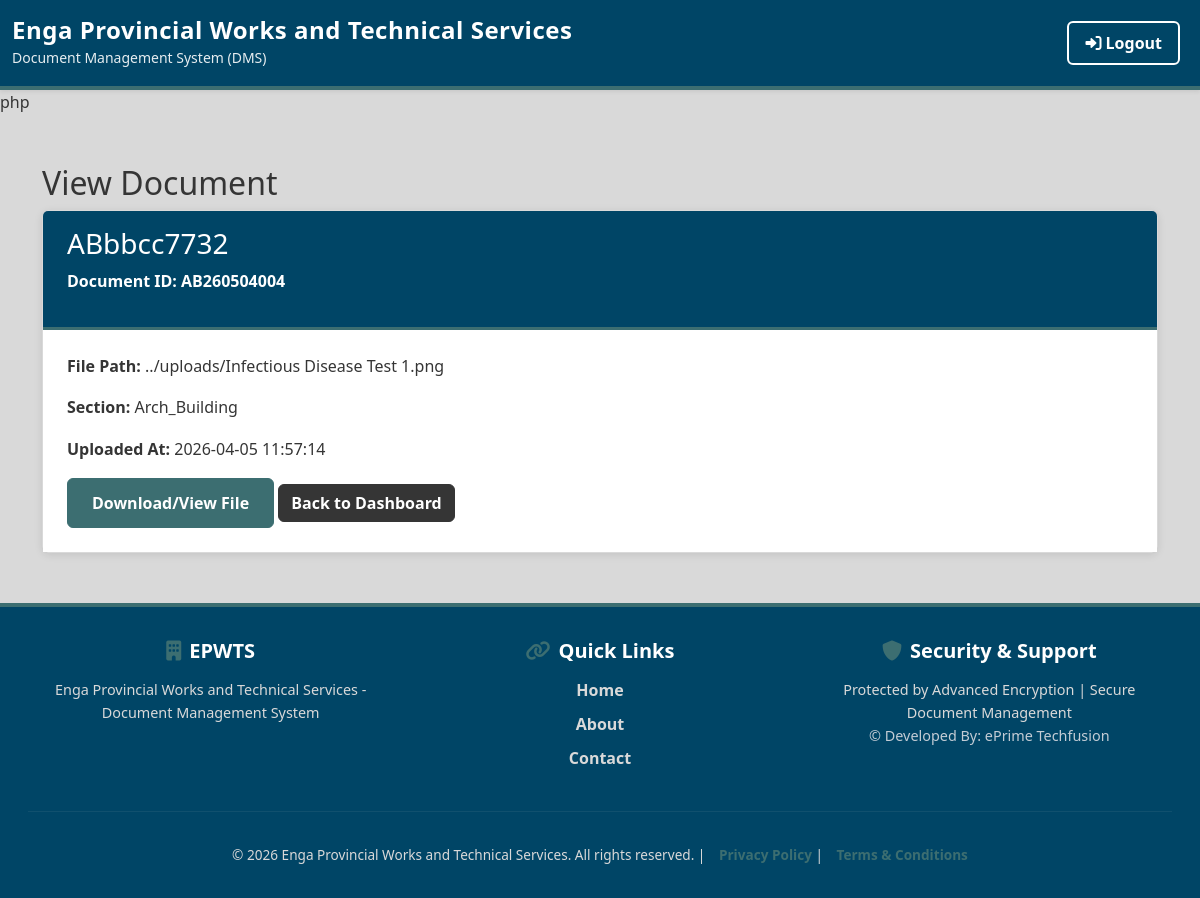
/view_document.php?doc_id=4 (signed in), run on the app's committed database.
### tables this page shows
CREATE TABLE `documents` (
  `id` int(11) NOT NULL,
  `doc_id` varchar(20) DEFAULT NULL,
  `file_name` varchar(255) DEFAULT NULL,
  `file_path` varchar(255) DEFAULT NULL,
  `section` varchar(50) DEFAULT NULL,
  `doc_type` enum('Contracts','Drawings','Award Letters','Profiles','Others') DEFAULT NULL,
  `uploaded_by` varchar(50) DEFAULT NULL,
  `upload_date` datetime DEFAULT current_timestamp(),
  `expiry_date` date DEFAULT NULL,
  `description` text DEFAULT NULL
);

### view_document.php (the view, shortened to what this page needs)
<?php
include 'includes/header.php';
include 'config/db.php';
$doc_id = $_GET['doc_id'];
$sql = "SELECT * FROM documents WHERE id = ?";
$stmt = $conn->prepare($sql);
$stmt->bind_param("i", $doc_id);
$stmt->execute();
$result = $stmt->get_result();
$row = $result->fetch_assoc();
function normalizeUploadUrl($path) {
    $path = str_replace('\\', '/', $path);
    $path = preg_replace('#^(\.\./|\./)+#', '', $path);
    return ltrim($path, '/');
}
$file_url = normalizeUploadUrl($row['file_path']);
?>
<div class="container mt-5">
    <h2>View Document</h2>
    <div class="card">
        <div class="card-header">
            <h3><?php echo htmlspecialchars($row['file_name']); ?></h3>
            <p>Document ID: <?php echo htmlspecialchars($row['doc_id']); ?></p>
        </div>
        <div class="card-body">
            <p><strong>File Path:</strong> <?php echo htmlspecialchars($row['file_path']); ?></p>
            <p><strong>Section:</strong> <?php echo htmlspecialchars($row['section']); ?></p>
            <p><strong>Uploaded At:</strong> <?php echo htmlspecialchars(isset($row['uploaded_at']) ? $row['uploaded_at'] : (isset($row['upload_date']) ? $row['upload_date'] : 'N/A')); ?></p>
            <a href="<?php echo htmlspecialchars($file_url); ?>" class="btn btn-primary" target="_blank">Download/View File</a>
            <a href="modules/<?php echo strtolower($_SESSION['role']); ?>.php" class="btn btn-secondary">Back to Dashboard</a>
        </div>
    </div>
</div>
<?php include 'includes/footer.php'; ?>

### assets/css/style.css (style rules this page uses)
:root { --primary-dark-blue: #004566; --primary-teal: #3c6e71; --dark-gray: #353535; --pure-white: #ffffff; --light-gray: #d9d9d9; --success: #3c6e71; --danger: #8b3a3a; --warning: #a5671a; --info: #004566; --text-light: #ffffff; --text-dark: #353535; --text-muted: #666666; }
* { margin: 0; padding: 0; box-sizing: border-box; }
html, body { height: 100%; width: 100%; }
body { background-color: var(--light-gray); font-family: 'Segoe UI', Tahoma, Geneva, Verdana, sans-serif; color: var(--text-dark); line-height: 1.6; }
.btn-primary { background-color: var(--primary-teal); border-color: var(--primary-teal); color: var(--pure-white); font-weight: 600; transition: all 0.3s ease; border-radius: 6px; padding: 0.75rem 1.5rem; }
.btn-secondary { background-color: var(--dark-gray); border-color: var(--dark-gray); color: var(--pure-white); font-weight: 600; transition: all 0.3s ease; }
.card { background-color: var(--pure-white); border: 1px solid var(--light-gray); border-radius: 8px; box-shadow: 0 2px 8px rgba(0, 0, 0, 0.1); transition: all 0.3s ease; color: var(--text-dark); }
.card-header { background-color: var(--primary-dark-blue); color: var(--pure-white); border-bottom: 3px solid var(--primary-teal); font-weight: 600; padding: 1rem 1.5rem; }
.card-body { padding: 1.5rem; background-color: var(--pure-white); }
a { color: var(--primary-teal); text-decoration: none; font-weight: 600; transition: all 0.3s ease; }
.mt-5 { background-color: transparent !important; }

### data on the page
documents: file_name "ABbbcc7732", doc "AB260504004", file_path "../uploads/Infectious Disease Test 1.png", section "Arch_Building", upload_date "2026-04-05 11:57:14"
